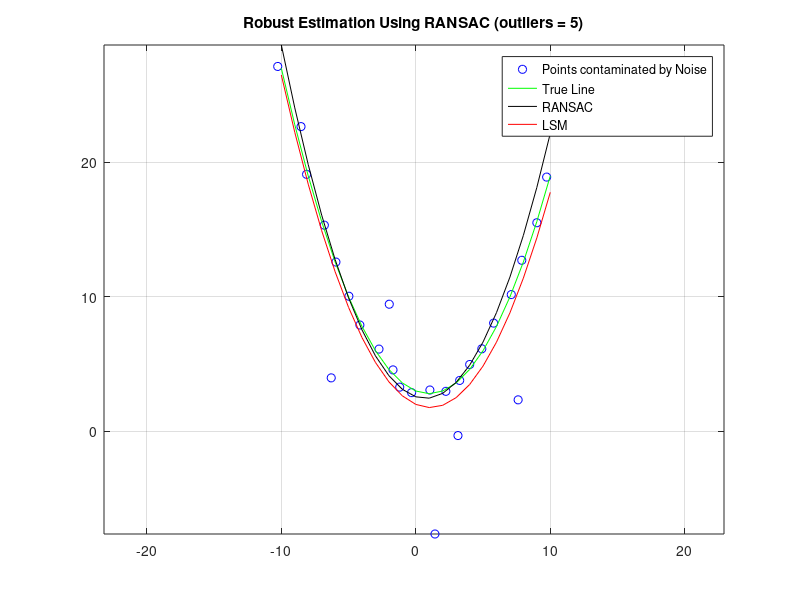

Write the MATLAB code that produced this figure.
clc; close all; clear;

% Noise level
scale = 0.2;

% Line parameters (y=ax^2+bx+c)
a = 0.2; b = -0.4; c= 3;

% Points on the line
x = (-10:1:10)';
y = a*x.^2 + b*x + c;

% Outliers
outNum = 5;
xo = (rand(outNum,1)-0.5)*30;
yo = (rand(outNum,1)-0.5)*20;
xo = [x; xo];
yo = [y; yo];

% Noise Addition
xn = xo + randn(size(xo))*scale;
yn = yo + randn(size(xo))*scale;

% Line Estimation Using RANSAC
p = 0.99; e = outNum/length(xn); s = 3;
N = log(1-p)/log(1-(1-e)^s);
thresh = 0.1;
max = 0;

% Using LSM
X = [xn.^2 xn ones(length(xn),1)];
pLSM = inv(X'*X)*X'*yn;

for i=1:ceil(N)
    % randomly select samples from whole data
    id = randperm(length(xn),s);

    % Using Pseudo Inverse + RANSAC
    X = [xn(id).^2 xn(id) ones(s,1)];
    P = inv(X'*X)*X'*yn(id);

    err = abs(P(1)*xn.^2 + P(2)*xn + P(3) -yn);
    cnt = sum(err<thresh);

    if cnt > max
        max = cnt;
        pRANSAC = P;
    end
end

% Result Drawing
figure; plot(xn,yn,'bo'); axis equal; grid on; hold on;
plot(x, a*x.^2+b*x+c, 'g-');
plot(x, pRANSAC(1)*x.^2+pRANSAC(2)*x + pRANSAC(3),'k-');
plot(x, pLSM(1)*x.^2+pLSM(2)*x + pLSM(3),'r-');
hold off;
title("Robust Estimation Using RANSAC (outliers = 5)");
legend('Points contaminated by Noise','True Line', 'RANSAC', 'LSM');